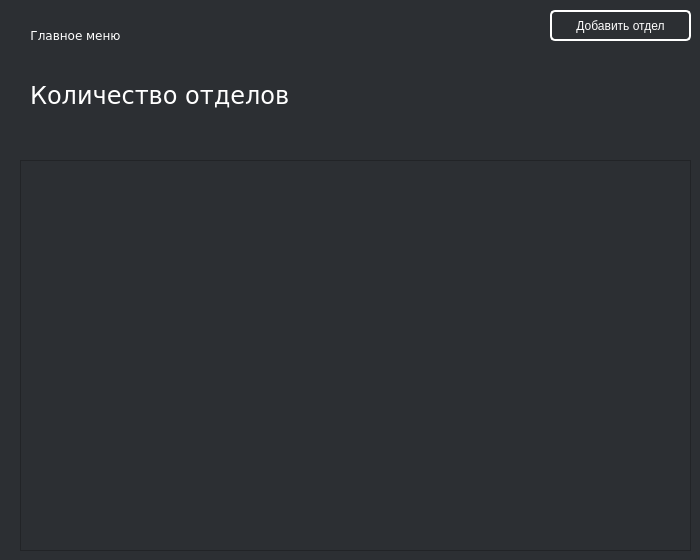
<?xml version="1.0" encoding="UTF-8"?>
<ui version="4.0">
 <class>Dialog</class>
 <widget class="QDialog" name="Dialog">
  <property name="geometry">
   <rect>
    <x>0</x>
    <y>0</y>
    <width>700</width>
    <height>560</height>
   </rect>
  </property>
  <property name="minimumSize">
   <size>
    <width>700</width>
    <height>560</height>
   </size>
  </property>
  <property name="maximumSize">
   <size>
    <width>700</width>
    <height>560</height>
   </size>
  </property>
  <property name="windowTitle">
   <string>Dialog</string>
  </property>
  <property name="styleSheet">
   <string notr="true">QWidget {
    background-color: #2C2F33;
    color: #FFFFFF;
}
QPushButton {
    border: 2px solid white;
    border-radius: 5px;
    padding: 5px 10px; 
}
QPushButton:hover {
    background-color:#3A3D42; 
}</string>
  </property>
  <widget class="QLabel" name="label">
   <property name="geometry">
    <rect>
     <x>30</x>
     <y>60</y>
     <width>311</width>
     <height>71</height>
    </rect>
   </property>
   <property name="font">
    <font>
     <family>Verdana</family>
     <pointsize>18</pointsize>
    </font>
   </property>
   <property name="text">
    <string>Количество отделов</string>
   </property>
  </widget>
  <widget class="QLabel" name="countler">
   <property name="geometry">
    <rect>
     <x>350</x>
     <y>60</y>
     <width>81</width>
     <height>71</height>
    </rect>
   </property>
   <property name="font">
    <font>
     <family>Verdana</family>
     <pointsize>20</pointsize>
    </font>
   </property>
   <property name="text">
    <string/>
   </property>
  </widget>
  <widget class="QPushButton" name="vacation_button">
   <property name="geometry">
    <rect>
     <x>550</x>
     <y>10</y>
     <width>141</width>
     <height>31</height>
    </rect>
   </property>
   <property name="text">
    <string>Добавить отдел</string>
   </property>
  </widget>
  <widget class="QTableWidget" name="tableWidget">
   <property name="geometry">
    <rect>
     <x>20</x>
     <y>160</y>
     <width>671</width>
     <height>391</height>
    </rect>
   </property>
  </widget>
  <widget class="QPushButton" name="main_window_button">
   <property name="geometry">
    <rect>
     <x>20</x>
     <y>10</y>
     <width>111</width>
     <height>51</height>
    </rect>
   </property>
   <property name="font">
    <font>
     <family>Verdana</family>
    </font>
   </property>
   <property name="styleSheet">
    <string notr="true">QPushButton {
    border: none;
    color: white;
}
QPushButton:hover {
    color: darkblue;
}
QPushButton:hover {
    background-color:#2C2F33; 
}</string>
   </property>
   <property name="text">
    <string>Главное меню</string>
   </property>
  </widget>
 </widget>
 <resources/>
 <connections/>
</ui>
